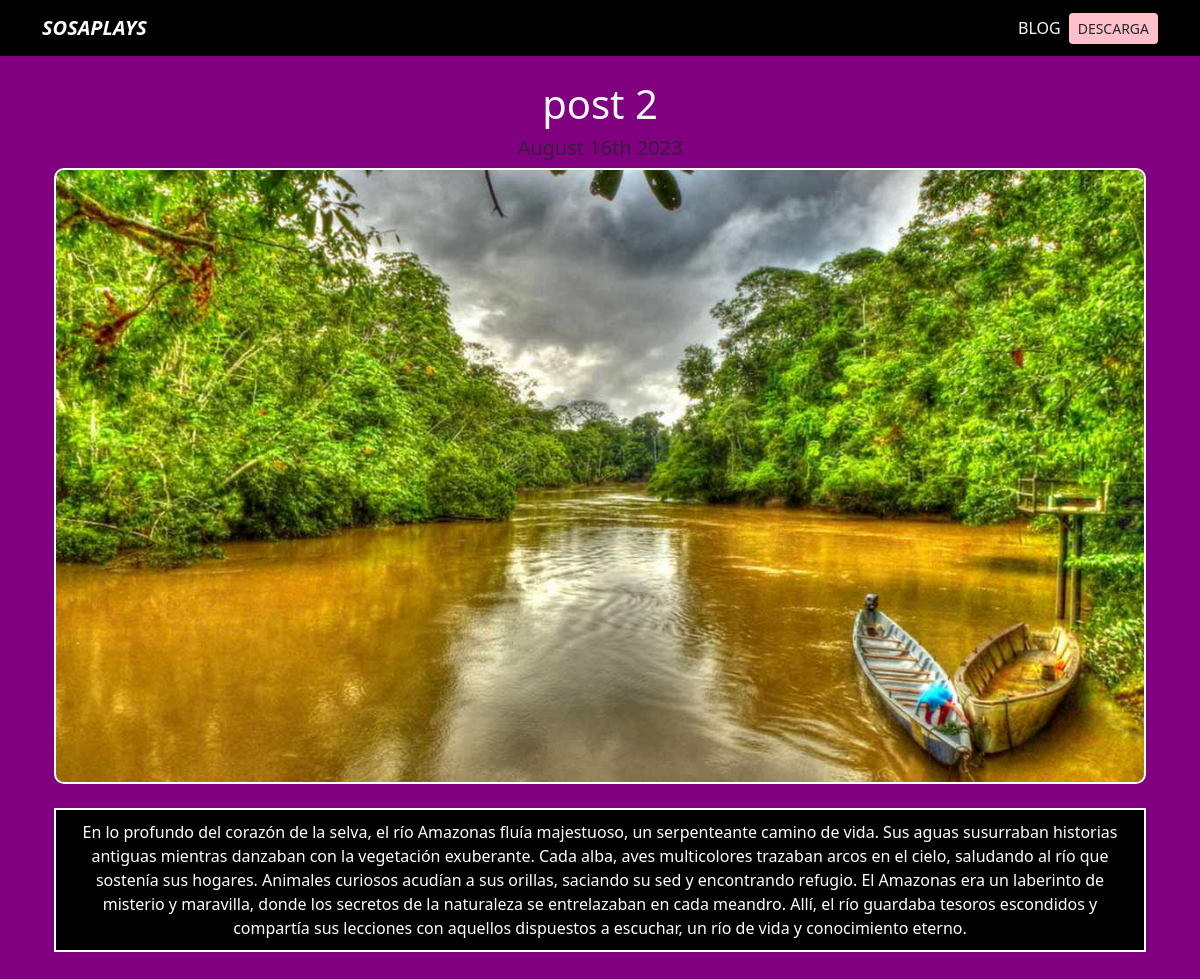
Page /blog/2 on the committed database.
### blog/models.py (models this page shows)
class Post(models.Model):
    title = models.CharField(max_length=100)
    description = models.TextField()
    image = models.ImageField(upload_to='blog/images')
    date = models.DateField(datetime.date.today)

### blog/views.py (the view)
# urls.py: path('<int:post_id>',post_detail, name="post_detail"),
def post_detail(request, post_id):
    post = get_object_or_404(Post, pk=post_id)
    return render(request, 'post_detail.html', {"post": post})

### blog/templates/post_detail.html (shortened to what this page needs)
{% extends 'layout.html' %}
{% load static %}
{% block content %}
<div class="text-center">
  <h1>{{ post.title }}</h1>
  <h2 class="my-2 h5 text-muted">{{ post.date|date:'F jS Y' }}</h2>
  <div class="image-container">
    <img src="{{ post.image.url }}" alt="{{ post.title }}" class="img-fluid rounded-image">
  </div>
  <div class="my-4 description-box">
    {{ post.description|safe }}
  </div>
</div>
{% endblock %}

### static/main.css (style rules this page uses)
body { background: purple; }
.image-container { border: 2px solid white; border-radius: 10px; overflow: hidden; max-width: 100%; background-color: pink; }
.rounded-image { max-width: 100%; }
.description-box { background-color: black; color: white; border: 2px solid white; padding: 10px; margin-top: 20px; }

### rows in the picture
Post: title "post 2", image (picture), description "En lo profundo del corazón de la selva, el río Amazonas fluía majestuoso, un serpenteante camino de vida. Sus aguas susurraban historias antiguas mientras danzaban con la vegetación exuberante. Cada alba, aves multicolores trazaban arcos en el cielo, saludando al río que sostenía sus hogares. Animales curiosos acudían a sus orillas, saciando su sed y encontrando refugio. El Amazonas era un laberinto de misterio y maravilla, donde los secretos de la naturaleza se entrelazaban en cada meandro. Allí, el río guardaba tesoros escondidos y compartía sus lecciones con aquellos dispuestos a escuchar, un río de vida y conocimiento eterno."
